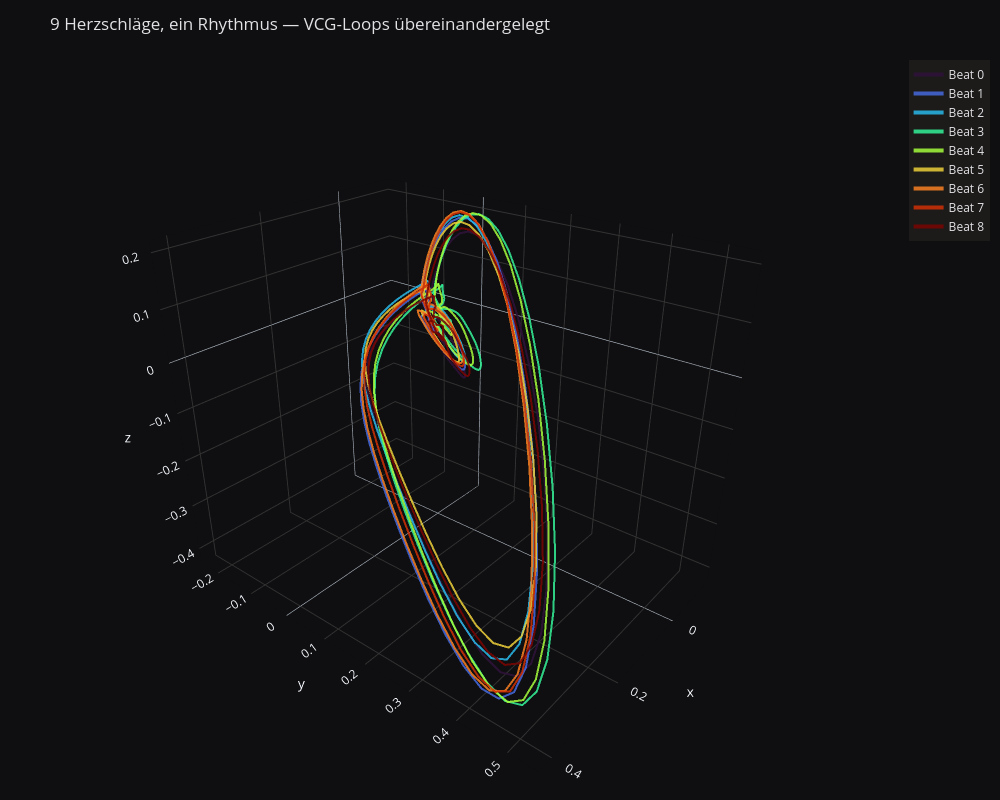

Write notebook code for a chart like this one.
### Markdown cell above
## 5. Neun Herzschläge, ein Rhythmus

Alle neun Beats der Aufnahme übereinandergelegt (P-Beginn bis T-Ende, farblich nach Beat) — die Loops fast deckungsgleich. Genau diese Beat-zu-Beat-Konsistenz ist die Grundlage dafür, dass die Loop-Geometrie überhaupt als stabiles Merkmal taugt.

### Code cell
import plotly.graph_objects as go
import plotly.express as px

colors = px.colors.sample_colorscale("turbo", [i / (len(df_annotations) - 1) for i in range(len(df_annotations))])

fig = go.Figure()
for i, (_, beat) in enumerate(df_annotations.iterrows()):
    t0, t1 = beat["t_P_on"], beat["t_T_off"]
    if pd.isna(t0) or pd.isna(t1):
        continue
    seg = select_time_window(df_analysis, float(t0), float(t1), "Time")
    fig.add_trace(go.Scatter3d(
        x=seg["X"], y=seg["Y"], z=seg["Z"], mode="lines",
        line=dict(color=colors[i], width=4),
        name=f"Beat {int(beat['beat_id'])}", opacity=0.85,
    ))

fig.update_layout(
    template="plotly_dark", paper_bgcolor="#0f0f11",
    height=800, width=1000, margin=dict(l=10, r=10, t=60, b=10),
    title=dict(text="9 Herzschläge, ein Rhythmus — VCG-Loops übereinandergelegt", font=dict(color="#e2e2e6")),
    legend=dict(bgcolor="#1c1b19", font=dict(color="#e2e2e6")),
    scene=dict(
        xaxis=dict(backgroundcolor="#0f0f11", gridcolor="#333"),
        yaxis=dict(backgroundcolor="#0f0f11", gridcolor="#333"),
        zaxis=dict(backgroundcolor="#0f0f11", gridcolor="#333"),
        camera=dict(eye=dict(x=1.6, y=1.3, z=1.1), up=dict(x=0, y=0, z=1)),
        aspectmode="data",
    ),
)
fig.show()

### Figure 1 — Plotly figure (JSON) as saved in the notebook; plotly's stock layout.template omitted (floating-point values rounded to 4 significant figures; data arrays with more than 128 entries replaced by an {"elided": "..."} marker saying what was removed)
{"data": [{"line": {"color": "rgb(48, 18, 59)", "width": 4}, "mode": "lines", "name": "Beat 0", "opacity": 0.85, "type": "scatter3d", "x": {"elided": "309 float values"}, "y": {"elided": "309 float values"}, "z": {"elided": "309 float values"}}, {"line": {"color": "rgb(69, 105, 220)", "width": 4}, "mode": "lines", "name": "Beat 1", "opacity": 0.85, "type": "scatter3d", "x": {"elided": "286 float values"}, "y": {"elided": "286 float values"}, "z": {"elided": "286 float values"}}, {"line": {"color": "rgb(42, 184, 232)", "width": 4}, "mode": "lines", "name": "Beat 2", "opacity": 0.85, "type": "scatter3d", "x": {"elided": "302 float values"}, "y": {"elided": "302 float values"}, "z": {"elided": "302 float values"}}, {"line": {"color": "rgb(51, 240, 151)", "width": 4}, "mode": "lines", "name": "Beat 3", "opacity": 0.85, "type": "scatter3d", "x": {"elided": "325 float values"}, "y": {"elided": "325 float values"}, "z": {"elided": "325 float values"}}, {"line": {"color": "rgb(164, 252, 59)", "width": 4}, "mode": "lines", "name": "Beat 4", "opacity": 0.85, "type": "scatter3d", "x": {"elided": "326 float values"}, "y": {"elided": "326 float values"}, "z": {"elided": "326 float values"}}, {"line": {"color": "rgb(235, 206, 57)", "width": 4}, "mode": "lines", "name": "Beat 5", "opacity": 0.85, "type": "scatter3d", "x": {"elided": "291 float values"}, "y": {"elided": "291 float values"}, "z": {"elided": "291 float values"}}, {"line": {"color": "rgb(248, 127, 33)", "width": 4}, "mode": "lines", "name": "Beat 6", "opacity": 0.85, "type": "scatter3d", "x": {"elided": "290 float values"}, "y": {"elided": "290 float values"}, "z": {"elided": "290 float values"}}, {"line": {"color": "rgb(207, 48, 5)", "width": 4}, "mode": "lines", "name": "Beat 7", "opacity": 0.85, "type": "scatter3d", "x": {"elided": "304 float values"}, "y": {"elided": "304 float values"}, "z": {"elided": "304 float values"}}, {"line": {"color": "rgb(122, 4, 2)", "width": 4}, "mode": "lines", "name": "Beat 8", "opacity": 0.85, "type": "scatter3d", "x": {"elided": "320 float values"}, "y": {"elided": "320 float values"}, "z": {"elided": "320 float values"}}], "layout": {"height": 800, "legend": {"bgcolor": "#1c1b19", "font": {"color": "#e2e2e6"}}, "margin": {"b": 10, "l": 10, "r": 10, "t": 60}, "paper_bgcolor": "#0f0f11", "scene": {"aspectmode": "data", "camera": {"eye": {"x": 1.6, "y": 1.3, "z": 1.1}, "up": {"x": 0, "y": 0, "z": 1}}, "xaxis": {"backgroundcolor": "#0f0f11", "gridcolor": "#333"}, "yaxis": {"backgroundcolor": "#0f0f11", "gridcolor": "#333"}, "zaxis": {"backgroundcolor": "#0f0f11", "gridcolor": "#333"}}, "title": {"font": {"color": "#e2e2e6"}, "text": "9 Herzschläge, ein Rhythmus — VCG-Loops übereinandergelegt"}, "width": 1000}}
